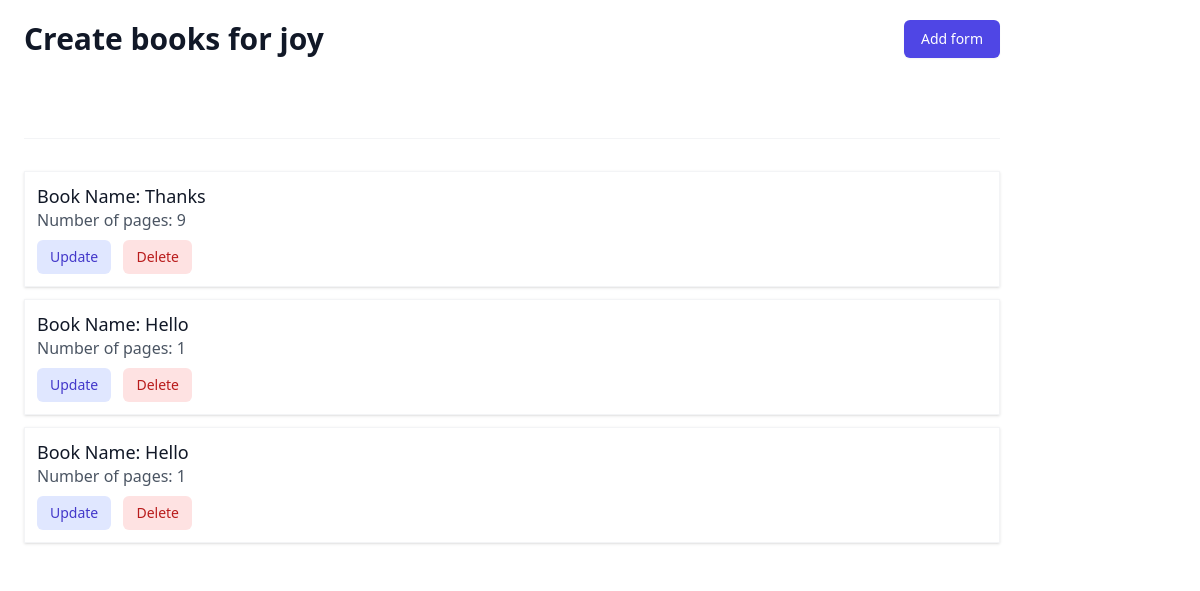
Page /2/create_book on the earlier database version.
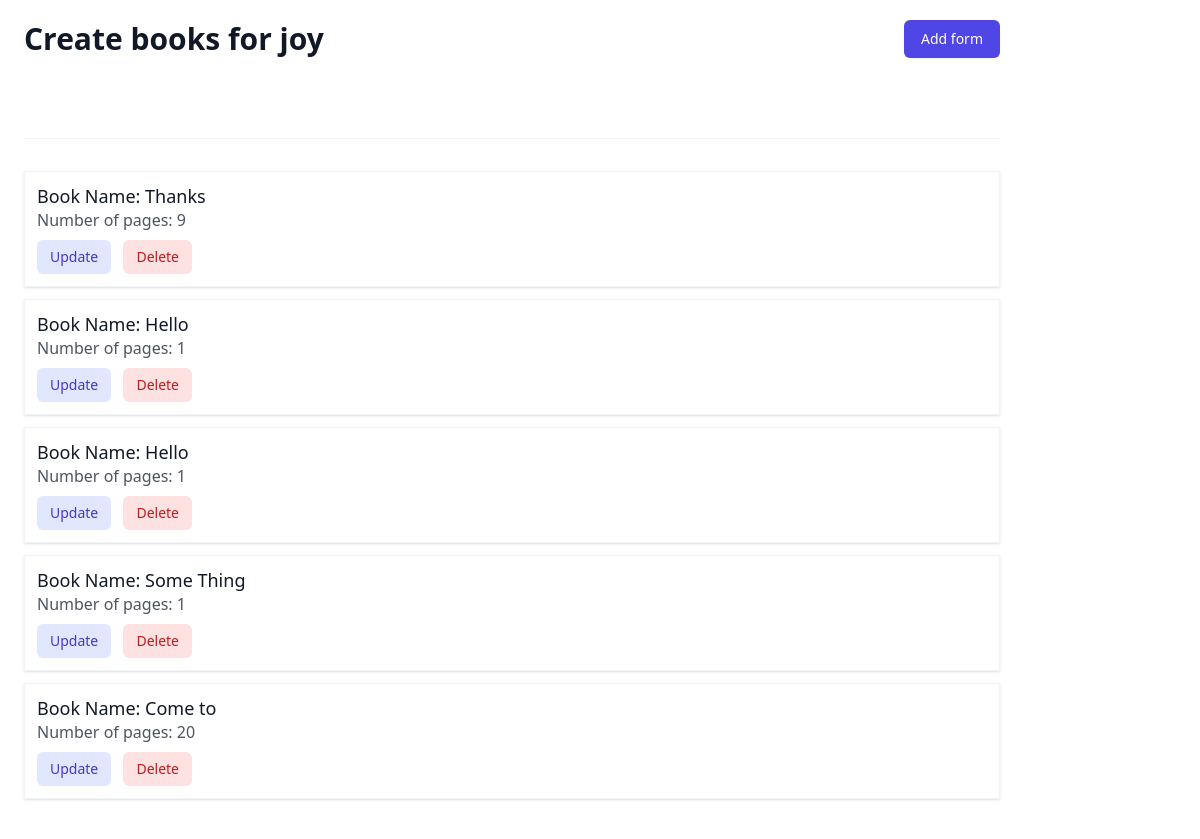
Same page on the later database version.
### books/models.py (models this page shows, shortened)
class Book(models.Model):
    author = models.ForeignKey(Author, on_delete=models.CASCADE)
    title = models.CharField(max_length=100)
    number_of_page = models.PositiveIntegerField(default=1)

### books/views.py (the view, shortened to what this page needs)
# urls.py: path('<pk>/create_book', create_book, name="create-book"),
def create_book(request, pk):
    author = Author.objects.get(pk=pk)
    form = BookForm(request.POST or None)
    book = Book.objects.filter(author=author)
    context = {
        'form': form,
        'author':author,
        'books': book
    }
    return render(request, "create_book.html", context)

### books/templates/create_book.html (shortened to what this page needs)
{% extends "base.html" %}
{% block content %}
<div class="md:flex md:items-center md:justify-between">
    <div class="flex-1 min-w-0">
        <h2 class="text-2xl font-bold leading-7 text-gray-900 sm:text-3xl sm:truncate">
            Create books for {{ author.name }}
        </h2>
    </div>
    <div class="mt-4 flex md:mt-0 md:ml-4">
        <button type="button" hx-get="{% url 'htmx-book' %}" hx-target="#bookforms" hx-swap="beforeend"
            class="ml-3 inline-flex items-center px-4 py-2 border border-transparent rounded-md shadow-sm text-sm font-medium text-white bg-indigo-600 hover:bg-indigo-700 focus:outline-none focus:ring-2 focus:ring-offset-2 focus:ring-indigo-500">
            Add form
        </button>
    </div>
</div>
<div id="bookforms" class="py-5 mt-5"></div>
<div class="mt-5 py-5 border-t border-gray-100">
    {% for book in books %}
    {% include "partials/book_detail.html" %}
    {% endfor %}
</div>
{% endblock %}

### books/templates/partials/book_detail.html (shortened to what this page needs)
<div hx-target="this" hx-swap="outerHTML" class="mt-3 py-3 px-3 bg-white shadow border border-gray-100">
    <h3 class="text-lg leading-6 font-medium text-gray-900">
        Book Name: {{ book.title }}
    </h3>
    <p class="text-gray-600">Number of pages: {{ book.number_of_page }}</p>
    <div class="mt-2">
        <button hx-get="{% url 'update-book' book.id %}"
            class="inline-flex items-center px-3 py-2 border border-transparent text-sm leading-4 font-medium rounded-md text-indigo-700 bg-indigo-100 hover:bg-indigo-200 focus:outline-none focus:ring-2 focus:ring-offset-2 focus:ring-indigo-500">
            Update
        </button>
        <button hx-post="{% url 'delete-book' book.id %}"
            class="ml-2 inline-flex items-center px-3 py-2 border border-transparent text-sm leading-4 font-medium rounded-md text-red-700 bg-red-100 hover:bg-red-200 focus:outline-none focus:ring-2 focus:ring-offset-2 focus:ring-red-500">Delete</button>
    </div>
</div>

Differences in the rows shown:
added Book: title "Some Thing", number_of_page "1"
added Book: title "Come to", number_of_page "20"
